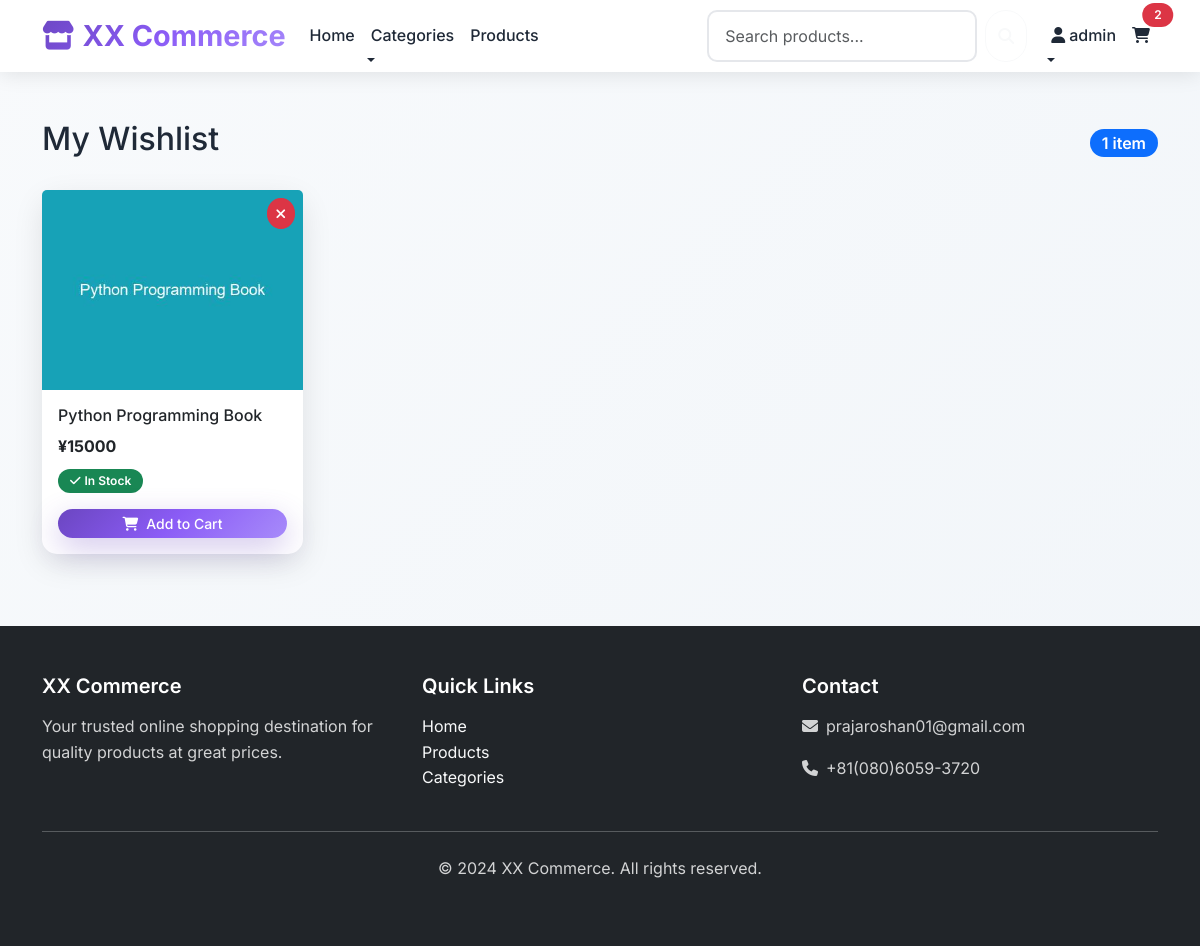
The page /wishlist/ (signed in) on the database as committed earlier.
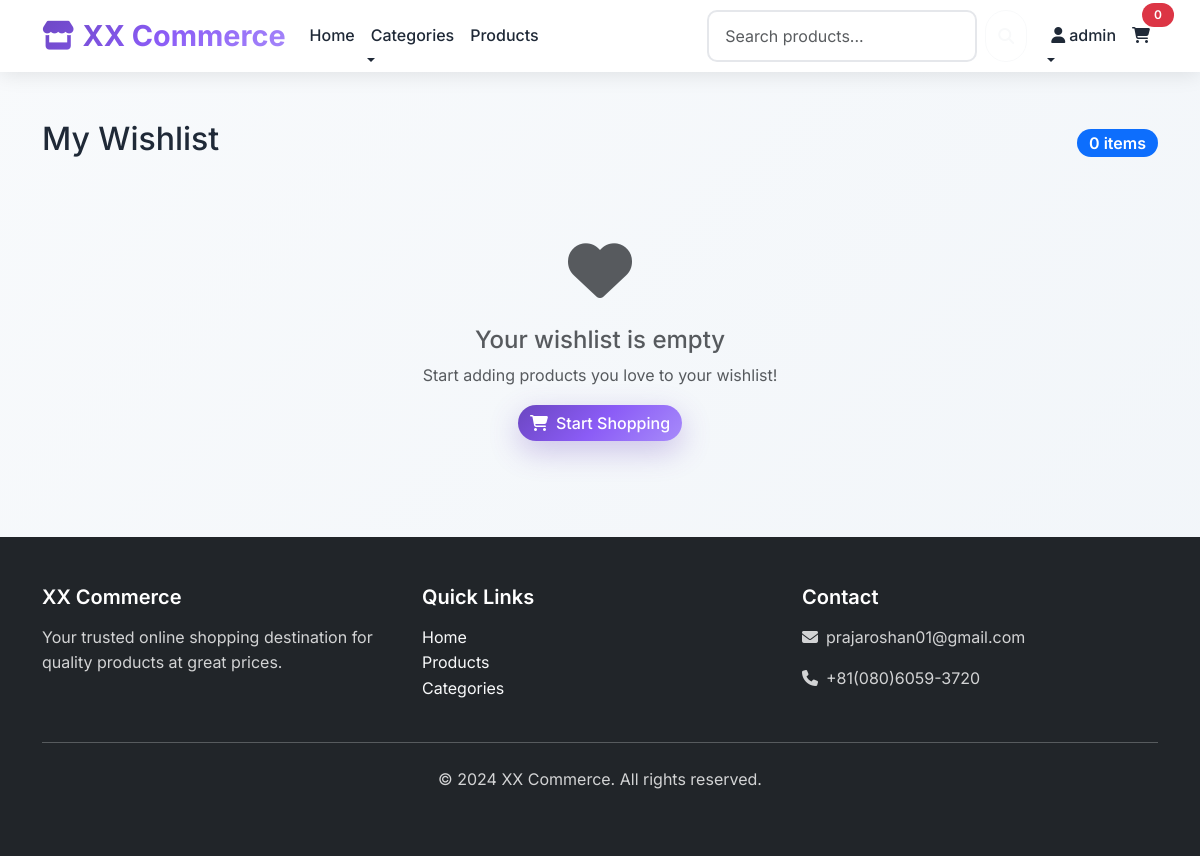
The same page on the database as committed later.
### store/models.py (models this page shows, shortened)
class TimeStampedModel(models.Model):
    created_at = models.DateTimeField(auto_now_add=True)
    updated_at = models.DateTimeField(auto_now=True)
    class Meta:
        abstract = True

class Wishlist(TimeStampedModel):
    user = models.ForeignKey(User, on_delete=models.CASCADE, related_name='wishlist')
    product = models.ForeignKey(Product, on_delete=models.CASCADE, related_name='wishlist_items')
    class Meta:
        unique_together = ['user', 'product']
        indexes = [
            models.Index(fields=['user']),
            models.Index(fields=['product']),
        ]

class Product(TimeStampedModel):
    name = models.CharField(max_length=200)
    slug = models.SlugField(max_length=200, unique=True)
    description = models.TextField()
    short_description = models.CharField(max_length=300, blank=True)
    category = models.ForeignKey(Category, on_delete=models.CASCADE, related_name='products')
    price = models.DecimalField(max_digits=10, decimal_places=2, validators=[MinValueValidator(Decimal('0.01'))])
    compare_price = models.DecimalField(max_digits=10, decimal_places=2, blank=True, null=True,
                                      validators=[MinValueValidator(Decimal('0.01'))])
    sku = models.CharField(max_length=50, unique=True)
    stock_quantity = models.PositiveIntegerField(default=0)
    track_inventory = models.BooleanField(default=True)
    allow_backorder = models.BooleanField(default=False)
    weight = models.DecimalField(max_digits=8, decimal_places=2, blank=True, null=True)
    dimensions = models.CharField(max_length=100, blank=True)
    is_active = models.BooleanField(default=True)
    is_featured = models.BooleanField(default=False)
    meta_title = models.CharField(max_length=200, blank=True)
    meta_description = models.TextField(blank=True)
    class Meta:
        ordering = ['-created_at']
        indexes = [
            models.Index(fields=['name']),
            models.Index(fields=['slug']),
            models.Index(fields=['category']),
            models.Index(fields=['is_active']),
            models.Index(fields=['is_featured']),
            models.Index(fields=['price']),
            models.Index(fields=['sku']),
        ]
    @property
    def is_in_stock(self):
        if not self.track_inventory:
            return True
        return self.stock_quantity > 0
    @property
    def discount_percentage(self):
        if self.compare_price and self.compare_price > self.price:
            return round(((self.compare_price - self.price) / self.compare_price) * 100, 2)
        return 0
    @property
    def primary_image(self):
        try:
            return self.images.filter(is_primary=True).first()
        except:
            return None

class ProductImage(TimeStampedModel):
    product = models.ForeignKey(Product, on_delete=models.CASCADE, related_name='images')
    image = models.ImageField(upload_to='products/')
    alt_text = models.CharField(max_length=200, blank=True)
    is_primary = models.BooleanField(default=False)
    sort_order = models.PositiveIntegerField(default=0)
    class Meta:
        ordering = ['sort_order', 'created_at']
        indexes = [
            models.Index(fields=['product', 'is_primary']),
            models.Index(fields=['product', 'sort_order']),
        ]

### store/wishlist_views.py (the view)
# urls.py: path('wishlist/', wishlist_views.wishlist, name='wishlist'),
@login_required
def wishlist(request):
    wishlist_items = Wishlist.objects.filter(user=request.user).select_related('product')
    context = {
        'wishlist_items': wishlist_items,
    }
    return render(request, 'store/wishlist.html', context)

### store/context_processors.py (called while the page is built, shortened)
def cart(request):
    cart = None
    cart_items = 0
    cart_total = 0
    if request.user.is_authenticated:
        try:
            cart = Cart.objects.filter(user=request.user, is_active=True).first()
            if cart:
                cart_items = cart.total_items
                cart_total = cart.total_price
        except Exception:
            pass
    return {
        'cart': cart,
        'cart_items': cart_items,
        'cart_total': cart_total,
    }

### store/models.py (called while the page is built)
    @property
    def total_items(self):
        return self.items.aggregate(total=models.Sum('quantity'))['total'] or 0

    @property
    def total_price(self):
        total = Decimal('0.00')
        for item in self.items.all():
            total += item.line_total
        return total

    @property
    def line_total(self):
        return self.product.price * self.quantity

### templates/store/wishlist.html (shortened to what the changed rows need)
{% extends 'base.html' %}
{% load static %}
{% block content %}
<div class="container my-5">
    <div class="row">
        <div class="col-12">
            <div class="d-flex justify-content-between align-items-center mb-4">
                <h2>My Wishlist</h2>
                <span class="badge bg-primary fs-6">{{ wishlist_items.count }} item{{ wishlist_items.count|pluralize }}</span>
            </div>
            {% if wishlist_items %}
                <div class="row">
                    {% for item in wishlist_items %}
                    <div class="col-md-4 col-lg-3 mb-4">
                        <div class="card h-100">
                            <div class="position-relative">
                                {% if item.product.primary_image %}
                                    <img src="{{ item.product.primary_image.image.url }}" class="card-img-top" alt="{{ item.product.name }}" style="height: 200px; object-fit: cover;">
                                {% else %}
                                    <div class="card-img-top bg-light d-flex align-items-center justify-content-center" style="height: 200px;">
                                        <i class="fas fa-image fa-3x text-muted"></i>
                                    </div>
                                {% endif %}
                                <div class="position-absolute top-0 end-0 p-2">
                                    <form method="post" action="{% url 'store:remove_from_wishlist' item.product.id %}" class="d-inline">
                                        <button type="submit" class="btn btn-sm btn-danger rounded-circle" title="Remove from wishlist">
                                            <i class="fas fa-times"></i>
                                        </button>
                                    </form>
                                </div>
                            </div>
                            <div class="card-body d-flex flex-column">
                                <h6 class="card-title">
                                    <a href="{% url 'store:product_detail' item.product.slug %}" class="text-decoration-none text-dark">
                                        {{ item.product.name|truncatechars:50 }}
                                    </a>
                                </h6>
                                <div class="mb-2">
                                    {% if item.product.discount_percentage > 0 %}
                                        <span class="text-decoration-line-through text-muted">¥{{ item.product.price|floatformat:0 }}</span>
                                        <span class="text-danger fw-bold">¥{{ item.product.sale_price|floatformat:0 }}</span>
                                        <span class="badge bg-danger ms-2">{{ item.product.discount_percentage }}% OFF</span>
                                    {% else %}
                                        <span class="fw-bold">¥{{ item.product.price|floatformat:0 }}</span>
                                    {% endif %}
                                </div>
                                <div class="mb-3">
                                    {% if item.product.is_in_stock %}
                                        <span class="badge bg-success">
                                            <i class="fas fa-check me-1"></i>In Stock
                                        </span>
                                    {% else %}
                                        <span class="badge bg-danger">
                                            <i class="fas fa-times me-1"></i>Out of Stock
                                        </span>
                                    {% endif %}
                                </div>
                                <div class="mt-auto">
                                    {% if item.product.is_in_stock %}
                                        <form method="post" action="{% url 'store:add_to_cart' item.product.id %}" class="d-inline">
                                            <button type="submit" class="btn btn-primary btn-sm w-100">
                                                <i class="fas fa-shopping-cart me-2"></i>Add to Cart
                                            </button>
                                        </form>
                                    {% else %}
                                        <button class="btn btn-secondary btn-sm w-100" disabled>
                                            <i class="fas fa-times me-2"></i>Out of Stock
                                        </button>
                                    {% endif %}
                                </div>
                            </div>
                        </div>
                    </div>
                    {% endfor %}
                </div>
            {% else %}
                <div class="text-center py-5">
                    <i class="fas fa-heart fa-4x text-muted mb-4"></i>
                    <h4 class="text-muted">Your wishlist is empty</h4>
                    <p class="text-muted">Start adding products you love to your wishlist!</p>
                    <a href="{% url 'store:product_list' %}" class="btn btn-primary">
                        <i class="fas fa-shopping-cart me-2"></i>Start Shopping
                    </a>
                </div>
            {% endif %}
        </div>
    </div>
</div>
{% endblock %}

### templates/base.html (shortened to what this page needs)
{% load static %}
<!DOCTYPE html>
<html lang="en">
<head>
    <link href="https://cdn.jsdelivr.net/npm/bootstrap@5.3.0/dist/css/bootstrap.min.css" rel="stylesheet">
    <link href="https://cdnjs.cloudflare.com/ajax/libs/font-awesome/6.4.0/css/all.min.css" rel="stylesheet">
    <link href="{% static 'css/style.css' %}" rel="stylesheet">
</head>
<body>
    <nav class="navbar navbar-expand-lg navbar-dark bg-dark sticky-top">
        <div class="container">
            <a class="navbar-brand fw-bold" href="{% url 'store:home' %}">
                <i class="fas fa-store me-2"></i>XX Commerce
            </a>
            <div class="collapse navbar-collapse" id="navbarNav">
                <ul class="navbar-nav me-auto">
                    <li class="nav-item">
                        <a class="nav-link" href="{% url 'store:home' %}">Home</a>
                    </li>
                    <li class="nav-item dropdown">
                        <a class="nav-link dropdown-toggle" href="#" role="button" data-bs-toggle="dropdown">
                            Categories
                        </a>
                    </li>
                    <li class="nav-item">
                        <a class="nav-link" href="{% url 'store:product_list' %}">Products</a>
                    </li>
                </ul>
                <form class="d-flex me-3" method="GET" action="{% url 'store:product_list' %}">
                    <input class="form-control me-2" type="search" name="search" placeholder="Search products..." value="{{ request.GET.search }}">
                    <button class="btn btn-outline-light" type="submit">
                        <i class="fas fa-search"></i>
                    </button>
                </form>
                <ul class="navbar-nav">
                    {% if user.is_authenticated %}
                        <li class="nav-item dropdown">
                            <a class="nav-link dropdown-toggle" href="#" role="button" data-bs-toggle="dropdown">
                                <i class="fas fa-user me-1"></i>{{ user.username }}
                            </a>
                        </li>
                    {% endif %}
                    <li class="nav-item">
                        <a class="nav-link position-relative" href="{% url 'store:cart' %}">
                            <i class="fas fa-shopping-cart"></i>
                            <span class="position-absolute top-0 start-100 translate-middle badge rounded-pill bg-danger">
                                {{ cart_items|default:0 }}
                            </span>
                        </a>
                    </li>
                </ul>
            </div>
        </div>
    </nav>
    <main>
        {% block content %}{% endblock %}
    </main>
    <footer class="bg-dark text-light py-5 mt-5">
        <div class="container">
            <div class="row">
                <div class="col-md-4">
                    <h5>XX Commerce</h5>
                    <p>Your trusted online shopping destination for quality products at great prices.</p>
                </div>
                <div class="col-md-4">
                    <h5>Quick Links</h5>
                    <ul class="list-unstyled">
                        <li><a href="{% url 'store:home' %}" class="text-light">Home</a></li>
                        <li><a href="{% url 'store:product_list' %}" class="text-light">Products</a></li>
                        <li><a href="{% url 'store:category_list' %}" class="text-light">Categories</a></li>
                    </ul>
                </div>
                <div class="col-md-4">
                    <h5>Contact</h5>
                    <p><i class="fas fa-envelope me-2"></i>prajaroshan01@gmail.com</p>
                    <p><i class="fas fa-phone me-2"></i>+81(080)6059-3720</p>
                </div>
            </div>
            <hr class="my-4">
            <div class="text-center">
                <p>&copy; 2024 XX Commerce. All rights reserved.</p>
            </div>
        </div>
    </footer>
</body>
</html>

Rows that differ between the two databases and show on the page:
removed Wishlist: product.primary_image.image (picture), product.name "Python Programming Book", product.price "15000", shows "In Stock", shows "Add to Cart"
Other text that changed with them:
{{ cart_items|default:0 }}: "2" → "0"
{{ wishlist_items.count }}: "1" → "0"
text now shown: "Your wishlist is empty Start adding products you love to your wishlist! Start Shopping"
